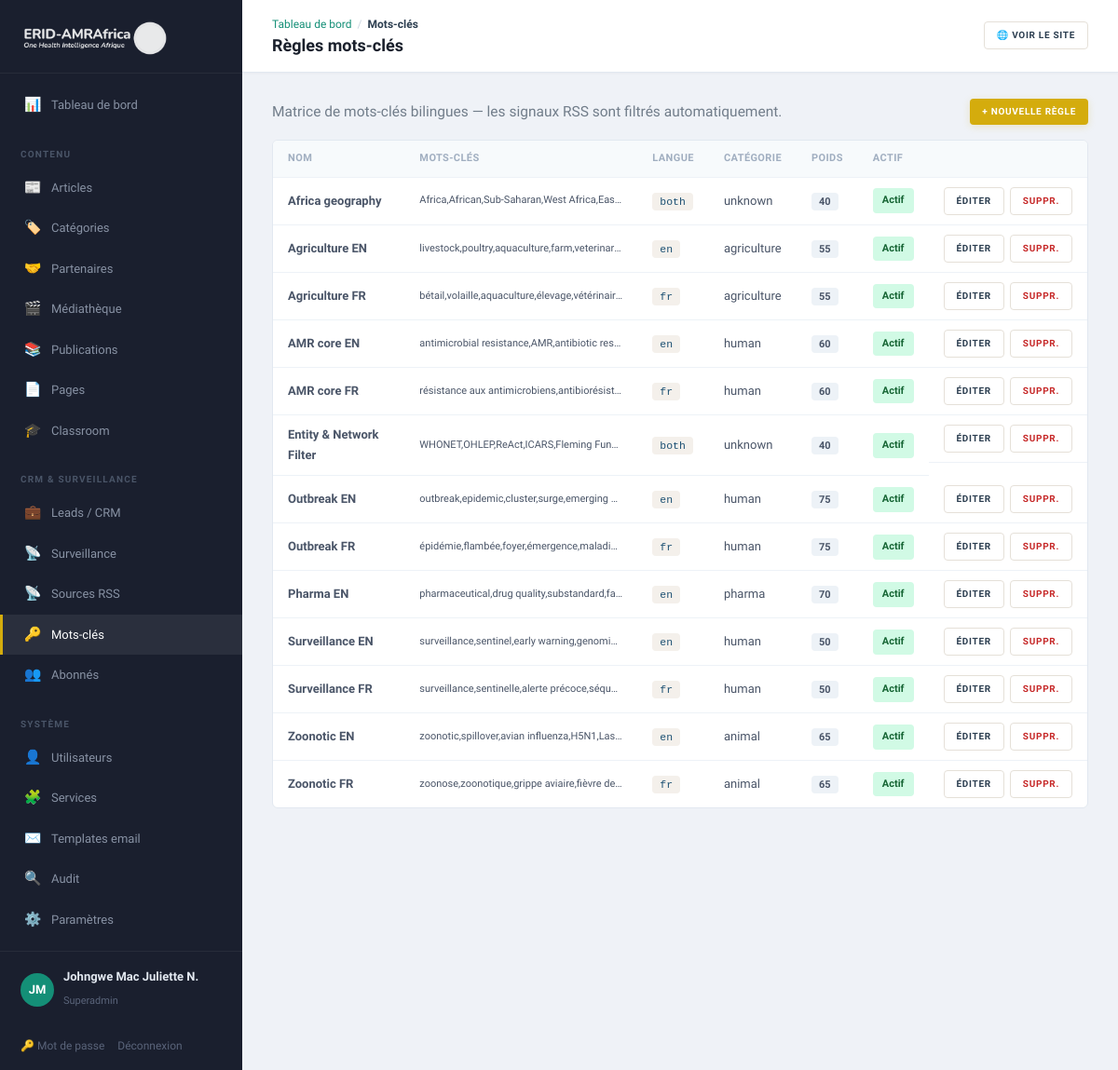
Screenshot of /admin/keyword-rules (signed in) with the database file from the repository.
### tables this page shows
CREATE TABLE keyword_rules (
    id              INT UNSIGNED AUTO_INCREMENT PRIMARY KEY,
    name            VARCHAR(200)    NOT NULL,
    pattern         VARCHAR(500)    NOT NULL COMMENT 'comma-separated keywords',
    language        ENUM('en','fr','both') NOT NULL DEFAULT 'both',
    category        VARCHAR(80)     NULL COMMENT 'maps to rumours.sector or free tag',
    risk_weight     TINYINT         NOT NULL DEFAULT 50 COMMENT 'base risk score when matched 0-100',
    is_active       TINYINT(1)      NOT NULL DEFAULT 1,
    created_at      DATETIME        NOT NULL DEFAULT CURRENT_TIMESTAMP
);

### app/Core/View.php (called while the page is built, shortened)
<?php
final class View
{
    public static function render(string $template, array $data = [], string $layout = 'public'): void
    {
        $root = Config::get('root');
        extract($data, EXTR_SKIP);
        require $root . '/app/Views/' . $template . '.php';
    }
    public static function e(?string $s): string
    {
        return htmlspecialchars((string) $s, ENT_QUOTES, 'UTF-8');
    }
}

### app/Core/Controller.php (called while the page is built, shortened)
<?php
abstract class Controller
{
    protected function view(string $template, array $data = [], string $layout = 'public'): void
    {
        View::render($template, $data, $layout);
    }
}

### app/Controllers/Admin/KeywordRulesController.php (called while the page is built, shortened)
<?php
final class KeywordRulesController extends Controller
{
    public function index(): void
    {
        $rules = Database::all('SELECT * FROM keyword_rules ORDER BY name');
        $this->view('admin/keyword_rules', ['title' => 'Règles mots-clés', 'rules' => $rules], 'admin');
    }
}

### public/index.php (called while the page is built, shortened)
<?php
spl_autoload_register(function (string $class): void {
    $path = APP_ROOT . '/app/' . str_replace('\\', '/', substr($class, 4)) . '.php';
});
$router = new Router();
$router->dispatch($_SERVER['REQUEST_METHOD'], $_SERVER['REQUEST_URI']);

### app/Core/Config.php (called while the page is built, shortened)
<?php
final class Config
{
    private static array $data = [];
    public static function load(string $root): void
    {
        $env = [];
        self::$data = [
            'app' => [
                'name'   => $env['APP_NAME']   ?? 'ERID-AMRAfrica',
                'env'    => $env['APP_ENV']    ?? 'production',
                'url'    => $env['APP_URL']    ?? 'http://localhost:8080',
                'locale' => $env['APP_LOCALE'] ?? 'fr',
            ],
            'db' => [
                'host' => $env['DB_HOST'] ?? '127.0.0.1',
                'port' => $env['DB_PORT'] ?? '3306',
                'name' => $env['DB_NAME'] ?? 'erid_amrafrica',
                'user' => $env['DB_USER'] ?? 'root',
                'pass' => $env['DB_PASS'] ?? '',
            ],
            'mail' => [
                'from'      => $env['MAIL_FROM'] ?? 'consulting@erid-amrafrica.org',
                'from_name' => $env['MAIL_FROM_NAME'] ?? 'ERID-AMRAfrica',
            ],
            'root' => $root,
        ];
    }
    public static function get(string $key): mixed
    {
        return self::$data[$key] ?? null;
    }
}

### app/Core/Database.php (called while the page is built, shortened)
<?php
final class Database
{
    private static ?PDO $pdo = null;
    public static function pdo(): PDO
    {
        if (self::$pdo === null) {
            $cfg = Config::get('db');
            $dsn = sprintf(
                'mysql:host=%s;port=%s;dbname=%s;charset=utf8mb4',
                $cfg['host'], $cfg['port'], $cfg['name']
            );
            try {
                self::$pdo = new PDO($dsn, $cfg['user'], $cfg['pass'], [
                    PDO::ATTR_ERRMODE            => PDO::ERRMODE_EXCEPTION,
                    PDO::ATTR_DEFAULT_FETCH_MODE => PDO::FETCH_ASSOC,
                    PDO::ATTR_EMULATE_PREPARES   => false,
                    PDO::MYSQL_ATTR_INIT_COMMAND => "SET NAMES utf8mb4 COLLATE utf8mb4_unicode_ci",
                ]);
            } catch (PDOException $e) {
                http_response_code(500);
                exit('Database connection failed.');
            }
        }
        return self::$pdo;
    }
    public static function all(string $sql, array $params = []): array
    {
        $stmt = self::pdo()->prepare($sql);
        $stmt->execute($params);
        return $stmt->fetchAll();
    }
}

### app/Views/admin/keyword_rules.php (the view, shortened to what this page needs)
<?php
$e = fn($s) => View::e($s);
?>
<div class="toolbar" style="display:flex;justify-content:space-between;align-items:center;flex-wrap:wrap;gap:8px">
  <p class="muted" style="margin:0">Matrice de mots-clés bilingues — les signaux RSS sont filtrés automatiquement.</p>
  <a class="btn btn-gold sm" href="/admin/keyword-rules/new">+ Nouvelle règle</a>
</div>
<div class="panel">
  <table class="data-table">
    <thead><tr><th>Nom</th><th>Mots-clés</th><th>Langue</th><th>Catégorie</th><th>Poids</th><th>Actif</th><th></th></tr></thead>
    <tbody>
    <?php foreach ($rules as $r): ?>
      <tr>
        <td><strong><?= $e($r['name']) ?></strong></td>
        <td style="max-width:250px;overflow:hidden;text-overflow:ellipsis;white-space:nowrap;font-size:11px" title="<?= $e($r['pattern']) ?>"><?= $e(mb_substr($r['pattern'], 0, 60)) ?><?= mb_strlen($r['pattern']) > 60 ? '...' : '' ?></td>
        <td><code><?= $e($r['language']) ?></code></td>
        <td><?= $r['category'] ? $e($r['category']) : '<span class="muted">—</span>' ?></td>
        <td><span class="badge"><?= (int)$r['risk_weight'] ?></span></td>
        <td><span class="status <?= $r['is_active'] ? 'status-published' : 'status-draft' ?>"><?= $r['is_active'] ? 'Actif' : 'Inactif' ?></span></td>
        <td style="display:flex;gap:6px">
          <a class="btn btn-ghost sm" href="/admin/keyword-rules/<?= (int)$r['id'] ?>/edit">Éditer</a>
          <form method="post" action="/admin/keyword-rules/<?= (int)$r['id'] ?>/delete" style="display:inline" onsubmit="return confirm('Supprimer cette règle ?')">
            <button type="submit" class="btn btn-ghost sm" style="color:#c62828">Suppr.</button>
          </form>
        </td>
      </tr>
    <?php endforeach; ?>
    </tbody>
  </table>
</div>

### app/Core/Router.php (shortened to what this page needs)
<?php
final class Router
{
    private array $routes = ['GET' => [], 'POST' => []];
    public function get(string $path, callable|array $handler): void
    {
        $this->routes['GET'][$this->normalize($path)] = $handler;
    }
    public function post(string $path, callable|array $handler): void
    {
        $this->routes['POST'][$this->normalize($path)] = $handler;
    }
    private function normalize(string $path): string
    {
        return '/' . trim($path, '/');
    }
    public function dispatch(string $method, string $uri): void
    {
        $path = $this->normalize(parse_url($uri, PHP_URL_PATH) ?: '/');
        foreach ($this->routes[$method] ?? [] as $route => $handler) {
            $pattern = '#^' . preg_replace('#\{[a-zA-Z_]+\}#', '([^/]+)', $route) . '$#';
            if (preg_match($pattern, $path, $m)) {
                array_shift($m);
                $this->invoke($handler, $m);
                return;
            }
        }
    }
    private function invoke(callable|array $handler, array $args): void
    {
        if (is_array($handler)) {
            [$class, $method] = $handler;
            (new $class())->{$method}(...$args);
            return;
        }
    }
}

### public/assets/css/app.css (style rules this page uses)
:root { --navy:#1B4F72;--navy-d:#154360;--navy-l:#2E86C1; --teal:#148F77;--teal-d:#0E6655;--teal-l:#1ABC9C; --gold:#D4AC0D;--gold-d:#B7950B;--gold-l:#F4D03F; --green:#27AE60;--green-d:#1E8449;--green-l:#58D68D; --burgundy:#78281F;--burgundy-d:#5B1F18; --red:#CB4335;--warm:#F8F4EF; --accent:#148F77; --c-spillover:#1B4F72;--c-amr:#148F77;--c-policy:#D4AC0D;--c-tech:#27AE60; --ink:#2C3E50;--muted:#717D8A;--light:#A6ACAF; --bg:#FCFAF7;--bg-alt:#F4F0EB;--card:#fff;--line:#E5E0D8; --font-d:'Merriweather',Georgia,serif; --font-b:'Source Sans 3','Source Sans Pro',system-ui,sans-serif; --w:1140px; --radius:10px;--radius-sm:6px;--radius-xs:4px; --shadow:0 2px 12px rgba(44,62,80,.05); --shadow-lg:0 8px 28px rgba(44,62,80,.08); --shadow-hover:0 6px 24px rgba(44,62,80,.1); }
*,*::before,*::after { box-sizing:border-box }
html { overflow-x:hidden }
body { margin:0;font-family:var(--font-b);color:var(--ink);background:var(--bg);line-height:1.7;font-size:15.5px;-webkit-font-smoothing:antialiased;overflow-x:hidden }
a { color:var(--ink);text-decoration:none;transition:color .25s }
.muted { color:var(--muted) }
code { background:var(--bg-alt);padding:3px 8px;font-size:.88em;border-radius:var(--radius-xs);color:var(--navy) }
.btn { display:inline-flex;align-items:center;justify-content:center;gap:6px;padding:10px 20px;font-weight:700;border:none;cursor:pointer;font-size:11px;font-family:var(--font-b);text-transform:uppercase;letter-spacing:.7px;transition:all .25s;line-height:1.4;border-radius:var(--radius-xs);position:relative }
.btn.sm { padding:7px 13px;font-size:10px }
.btn-gold { background:var(--gold);color:#fff;box-shadow:0 2px 8px rgba(212,172,13,.2) }
.btn-ghost { background:#fff;border:1px solid var(--line);color:var(--ink) }
body.admin { display:flex;background:#EFF2F7;font-family:var(--font-b);min-height:100vh }
.panel { background:#fff;border:1px solid #E2E8F0;padding:0;margin-bottom:18px;border-radius:var(--radius-sm);overflow:hidden }
.panel > table { margin:0 }
.panel > .data-table { margin:0 }
.data-table { width:100%;border-collapse:collapse }
.data-table th { text-align:left;padding:10px 16px;font-size:11px;text-transform:uppercase;color:#A0AEC0;border-bottom:1px solid #EDF2F7;letter-spacing:.4px;font-weight:600;background:#F7FAFC }
.data-table td { padding:10px 16px;border-bottom:1px solid #EDF2F7;vertical-align:middle;font-size:13px;color:#4A5568 }
.data-table tr:last-child td { border-bottom:none }
.badge { background:#EDF2F7;color:#4A5568;padding:3px 8px;font-size:11px;font-weight:600;border-radius:4px }
.status { padding:4px 10px;font-size:11px;font-weight:700;text-transform:capitalize;border-radius:4px;display:inline-block }
.status-published { background:#D1FAE5;color:#166534 }
.filters,.toolbar { margin-bottom:16px;display:flex;gap:6px;flex-wrap:wrap;align-items:center }
.toolbar { margin-bottom:16px }

### rows the page displays
keyword_rules: name "Africa geography", pattern "Africa,African,Sub-Saharan,West Africa,Eas…", language "both", category "unknown", risk_weight "40", is_active "Actif"
keyword_rules: name "Agriculture EN", pattern "livestock,poultry,aquaculture,farm,veterinar…", language "en", category "agriculture", risk_weight "55", is_active "Actif"
keyword_rules: name "Agriculture FR", pattern "bétail,volaille,aquaculture,élevage,vétérinair…", language "fr", category "agriculture", risk_weight "55", is_active "Actif"
keyword_rules: name "AMR core EN", pattern "antimicrobial resistance,AMR,antibiotic res…", language "en", category "human", risk_weight "60", is_active "Actif"
keyword_rules: name "AMR core FR", pattern "résistance aux antimicrobiens,antibiorésist…", language "fr", category "human", risk_weight "60", is_active "Actif"
keyword_rules: name "Entity & Network Filter", pattern "WHONET,OHLEP,ReAct,ICARS,Fleming Fun…", language "both", category "unknown", risk_weight "40", is_active "Actif"
keyword_rules: name "Outbreak EN", pattern "outbreak,epidemic,cluster,surge,emerging…", language "en", category "human", risk_weight "75", is_active "Actif"
keyword_rules: name "Outbreak FR", pattern "épidémie,flambée,foyer,émergence,maladi…", language "fr", category "human", risk_weight "75", is_active "Actif"
keyword_rules: name "Pharma EN", pattern "pharmaceutical,drug quality,substandard,fa…", language "en", category "pharma", risk_weight "70", is_active "Actif"
keyword_rules: name "Surveillance EN", pattern "surveillance,sentinel,early warning,genomi…", language "en", category "human", risk_weight "50", is_active "Actif"
keyword_rules: name "Surveillance FR", pattern "surveillance,sentinelle,alerte précoce,séqu…", language "fr", category "human", risk_weight "50", is_active "Actif"
keyword_rules: name "Zoonotic EN", pattern "zoonotic,spillover,avian influenza,H5N1,Las…", language "en", category "animal", risk_weight "65", is_active "Actif"
keyword_rules: name "Zoonotic FR", pattern "zoonose,zoonotique,grippe aviaire,fièvre de…", language "fr", category "animal", risk_weight "65", is_active "Actif"

### other values shown
$e($c[0]) "Tableau de bord"
$e($c[0]) "Mots-clés"
